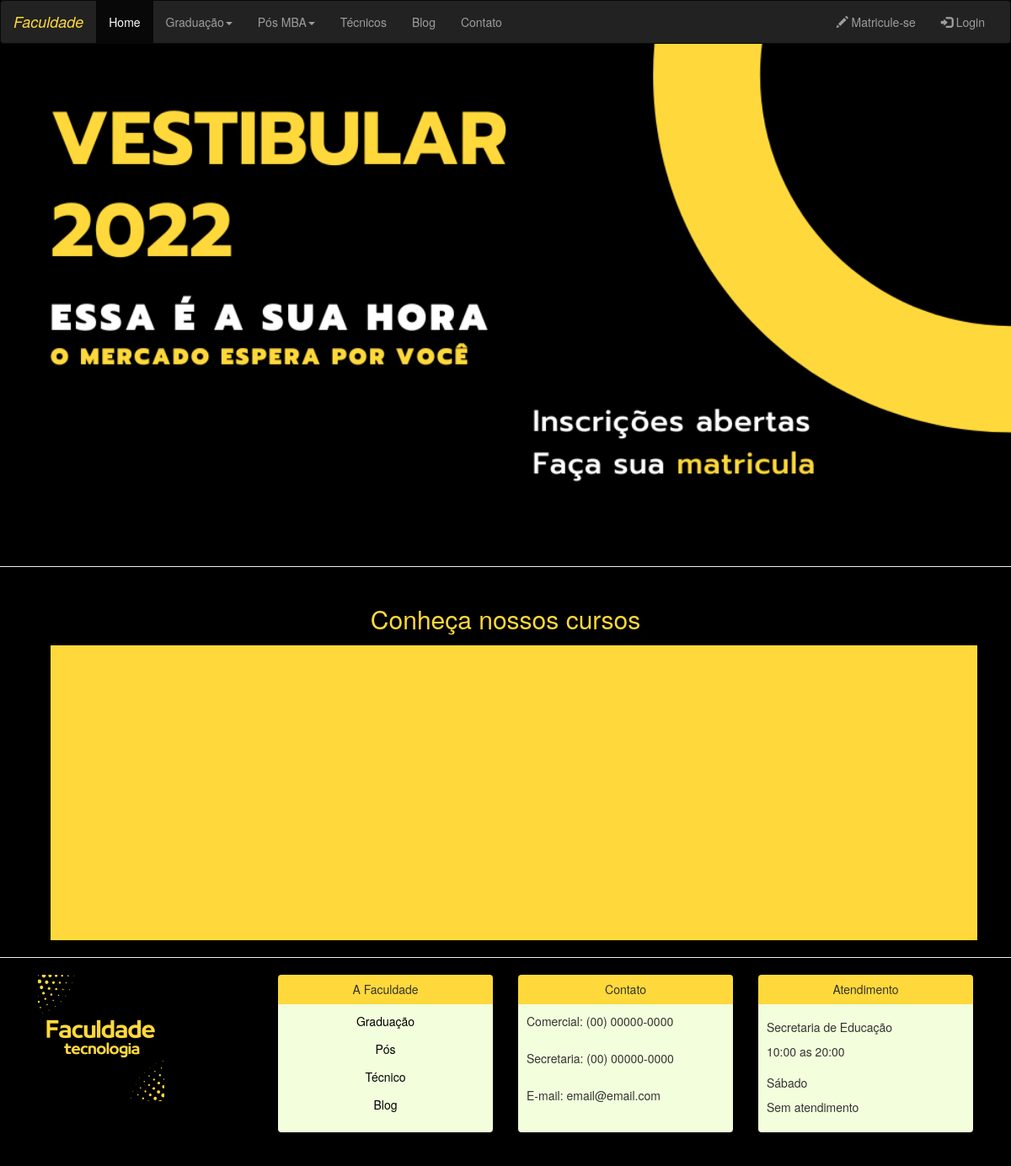
/, run on an earlier commit of the app's database.
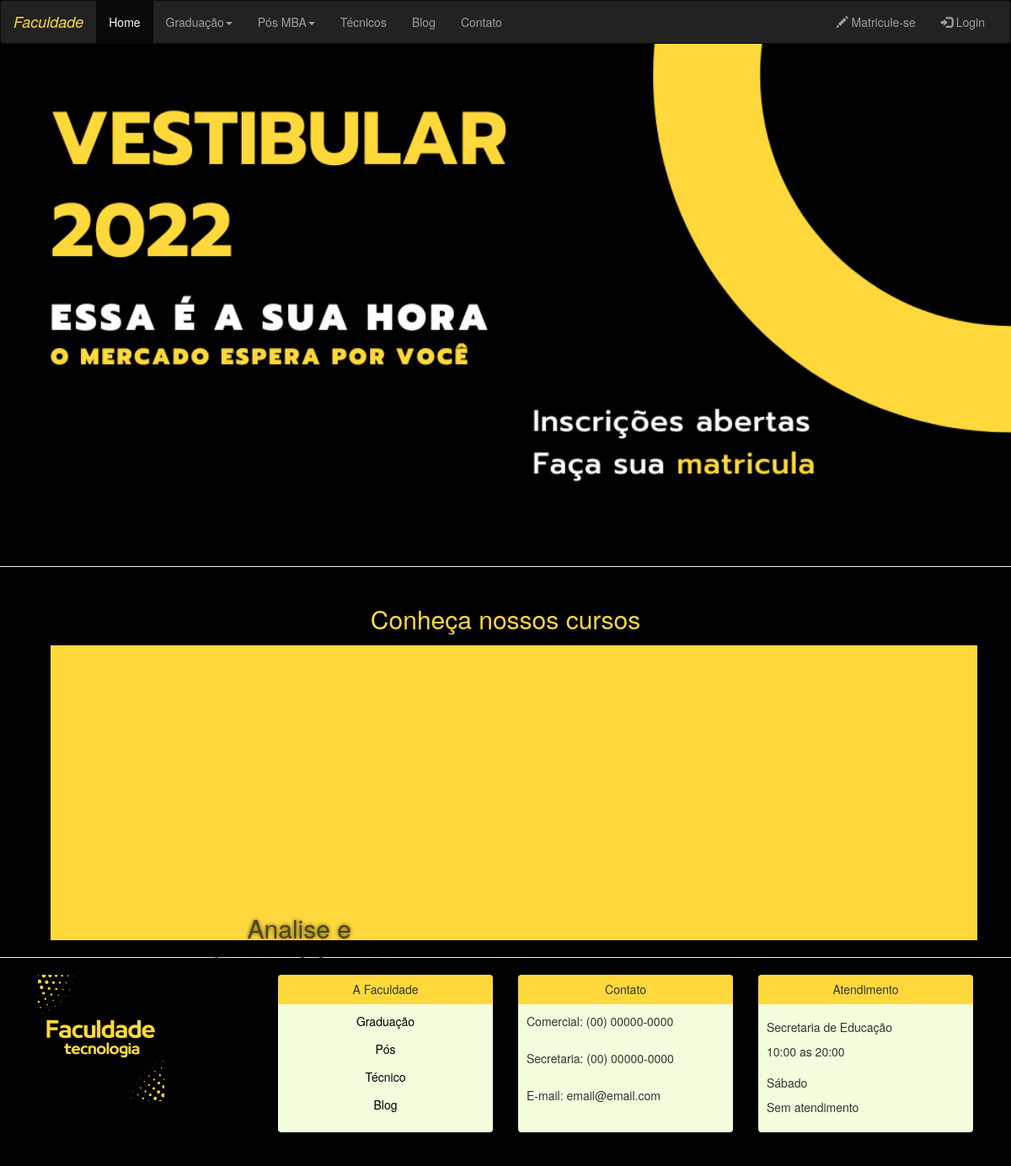
And on a later commit of the database.
### app_fac/models/curso.py (models this page shows, shortened)
class Curso(models.Model):
    MATUTINO = 'MATUTINO'
    NOTURNO = 'NOTURNO'
    escolha_periodo = [(MATUTINO, 'MATUTINO'),
                        (NOTURNO, 'NOTURNO')]
    PRESENCIAL = 'PRESENCIAL'
    ONLINE = 'ONLINE'
    escolha_modalidade = [(PRESENCIAL, 'PRESENCIAL'),
                            (ONLINE, 'ONLINE')]
    nome = models.CharField(max_length=255)
    descricao = models.TextField(max_length=2000, default=None)
    destaque = models.CharField(max_length=255, default=None)
    mercado_trabalho = models.TextField(max_length=1000)
    periodo = models.CharField(max_length=10, choices = escolha_periodo, default=MATUTINO)
    duracao = models.CharField(max_length=255, blank=True)
    modalidade = models.CharField(max_length=12, choices = escolha_modalidade, default=PRESENCIAL)
    coordenador = models.ForeignKey(Coordenador, on_delete=models.CASCADE, default=None)
    imagem = StdImageField('Imagem', upload_to=get_file_path, variations={'thumbnail': {'width': 1500, 'height': 500, 'crop': True}})
    imagem2 = StdImageField('Imagem dois', upload_to=get_file_path, variations={'thumbnail': {'width': 480, 'height': 480, 'crop': True}})
    imagem3 = StdImageField('Imagem tres', upload_to=get_file_path, variations={'thumbnail': {'width': 1100, 'height': 330, 'crop': True}}, blank=True)
    class Meta:
        verbose_name = 'Curso'
        verbose_name_plural = 'Cursos'
    def __str__(self):
        return self.nome

### app_fac/views.py (the view)
# urls.py: path('', IndexView.as_view(template_name='app_fac/home.html'), name='home'),
class IndexView(ListView):
    model = Curso
    context_object_name = 'curso_list'
    template_name = 'app_fac/home.html'
    def get_queryset(self):
        return Curso.objects.all()
    def get_context_data(self, **kwargs):
        context = super(IndexView, self).get_context_data(**kwargs)
        context['cursos'] = Curso.objects.all()
        context['img1'] = Curso.objects.order_by('?')[:3]
        return context

### app_fac/templates/app_fac/home.html (shortened to what this page needs)
{% load static %}
<!DOCTYPE html>
<html lang="pt-br">
<head>
    <link rel="stylesheet" href="{% static '/css/bootstrap.css' %}">
    <link rel="stylesheet" href="{% static '/css/style.css' %}">
</head>
<body style="margin: 0px; width: 100%; background-color: black;">
  <nav class="navbar navbar-inverse" style="margin: 0px;">
    <div class="container-fluid">
      <div class="navbar-header">
        <a class="navbar-brand" style="color: #FFD93B; font-style: italic;" href="{% url 'app_fac:home' %}">Faculdade</a>
      </div>
      <div class="collapse navbar-collapse" id="myNavbar">
        <ul class="nav navbar-nav">
          <li class="active"><a href="#">Home</a></li>
          <li class="dropdown">
            <a class="dropdown-toggle" data-toggle="dropdown" href="#">Graduação<span class="caret"></span></a>
          </li>
          <li>
            <a class="dropdown-toggle" data-toggle="dropdown" href="#">Pós MBA<span class="caret"></span></a>
          </li>
          <li><a href="#">Técnicos</a></li>
          <li><a href="">Blog</a></li>
          <li><a href="">Contato</a></li>
        </ul>
        <ul class="nav navbar-nav navbar-right">
          <li><a href="#"><span class="glyphicon glyphicon-pencil"></span> Matricule-se</a></li>
          <li><a href="{% url 'app_fac:login' %}"><span class="glyphicon glyphicon-log-in"></span> Login</a></li>
        </ul>
      </div>
    </div>
  </nav>
  <div class="" style="margin: 0px;">
      <img class="imagem" src="{% static '/img/vestibular.png' %}"  alt="">
  </div>
  <hr>
  <div class="container">
    <h2 class="cursos">Conheça nossos cursos</h2>
      <div class="caixa">
        {% for curso in img1 %}
        <div class="block">
            <figcaption class="caixa-fig">{{ curso }}</figcaption>
        </div>
        {% endfor %}
      </div>
  </div>
  <hr>
  <footer class="container">
    <div class="col-sm-3">
      <img class="logo" src="{% static '/img/logo4.png' %}" alt="">
    </div>
    <div class="info">
      <div class="col-sm-3">
        <div class="grid painel-header painel-header-yellow">
          <h5>A Faculdade</h5>
        </div>
        <div class="painel-body">
          <a href="">Graduação</a>
          <a href="">Pós</a>
          <a href="">Técnico</a>
          <a href="">Blog</a>
        </div>
      </div>
      <div class="col-sm-3">
        <div class="grid painel-header painel-header-yellow">
          <h5>Contato</h5>
        </div>
        <div class="painel-body">
          <p>Comercial: (00) 00000-0000</p>
          <p>Secretaria: (00) 00000-0000</p>
          <p>E-mail: email@email.com</p>
        </div>
      </div>
      <div class="col-sm-3">
        <div class="grid painel-header painel-header-yellow">
          <h5>Atendimento</h5>
        </div>
        <div class="painel-body">
          <h5>Secretaria de Educação</h5>
          <p>10:00 as 20:00</p>
          <h5>Sábado</h5>
          <p>Sem atendimento</p>
        </div>
      </div>
    </div>
  </footer>
</body>
</html>

What changed in the data, as far as the page shows it:
added Curso: nome "Analise e desenvolvimento de…"
